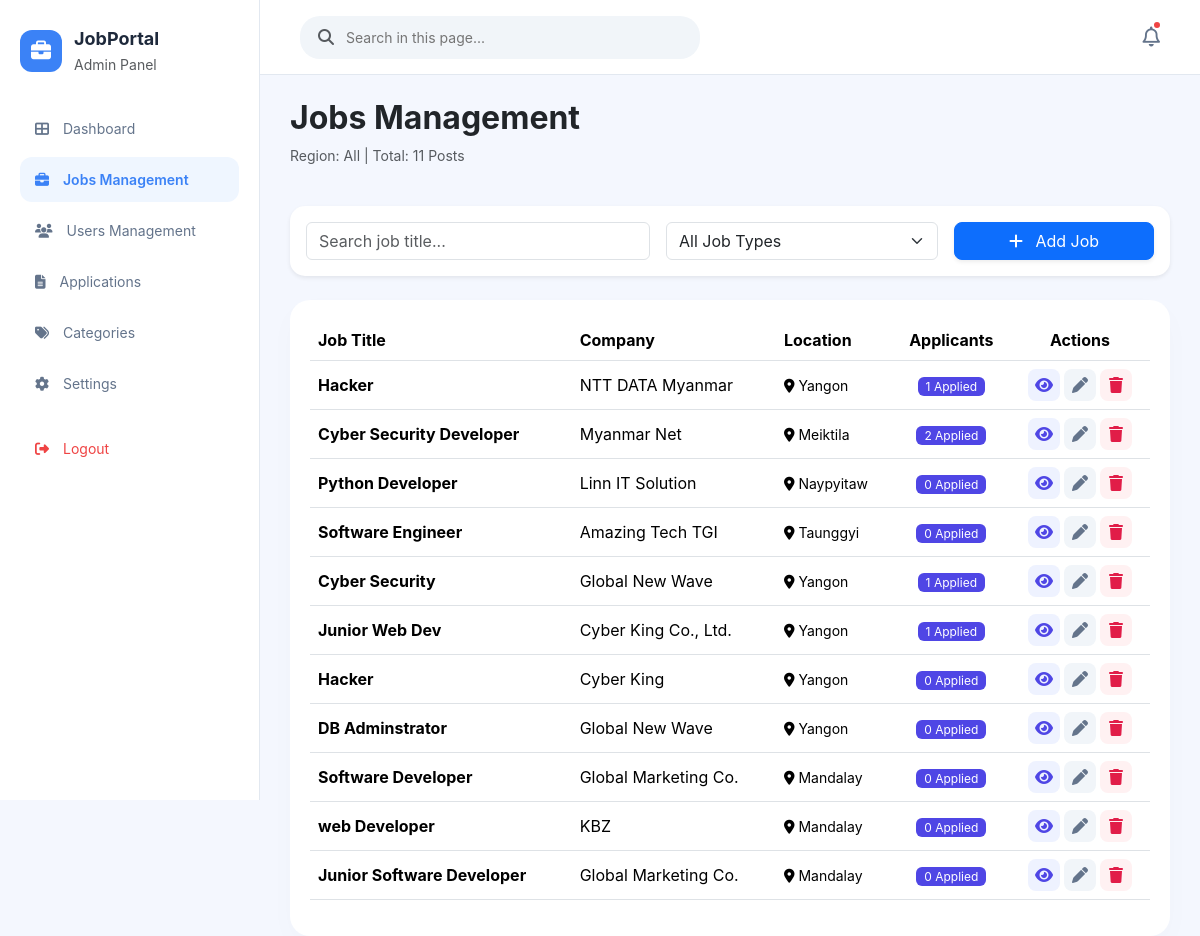
Screenshot of /admin/JOBMANAGEMENT/jobmanagement.php (signed in) with the database file from the repository.
### tables this page shows
CREATE TABLE `jobs` (
  `id` int(11) NOT NULL,
  `job_title` varchar(255) DEFAULT NULL,
  `company` varchar(255) DEFAULT NULL,
  `location` varchar(100) DEFAULT NULL,
  `type` enum('Full-time','Part-time','Internship') DEFAULT 'Full-time',
  `salary` varchar(255) DEFAULT NULL,
  `age` varchar(255) DEFAULT NULL,
  `status` enum('Approved','Pending','Rejected') DEFAULT 'Pending',
  `created_at` timestamp NOT NULL DEFAULT current_timestamp()
);

### admin/JOBMANAGEMENT/jobmanagement.php (the view, shortened to what this page needs)
<?php
include 'db.php';
$admin_township = $_SESSION['admin_township'];
$search = trim($_GET['search'] ?? '');
if ($admin_township == 'All') {
    $sql = "SELECT jobs.*, (SELECT COUNT(*) FROM applications WHERE applications.job_id = jobs.id) AS app_count FROM jobs WHERE 1=1";
} else {
    $sql = "SELECT jobs.*, (SELECT COUNT(*) FROM applications WHERE applications.job_id = jobs.id) AS app_count FROM jobs WHERE location = '$admin_township'";
}
$sql .= " ORDER BY id DESC";
$result = mysqli_query($conn, $sql);
?>
<!DOCTYPE html>
<html lang="en">
<head>
    <link href="https://cdn.jsdelivr.net/npm/bootstrap@5.3.2/dist/css/bootstrap.min.css" rel="stylesheet">
    <link href="https://cdnjs.cloudflare.com/ajax/libs/font-awesome/6.5.1/css/all.min.css" rel="stylesheet">
</head>
<body>
<?php include('nav.php'); ?>
<div class="container-fluid mt-4" style="padding: 0 30px;">
    <div class="d-flex justify-content-between align-items-center mb-4">
        <div>
            <h2 class="fw-bold text-dark">Jobs Management</h2>
            <p class="text-muted small">Region: <?= htmlspecialchars($admin_township) ?> | Total: <?= mysqli_num_rows($result) ?> Posts</p>
        </div>
        </div>
    <div class="card border-0 shadow-sm p-3 mb-4" style="border-radius: 15px;">
        <form method="get" class="row g-3">
            <div class="col-md-5">
                <input type="text" name="search" value="<?= htmlspecialchars($search) ?>" class="form-control" placeholder="Search job title...">
            </div>
            <div class="col-md-4">
                <select name="type" class="form-select" onchange="this.form.submit()">
                    <option value="">All Job Types</option>
                </select>
            </div>
            <div class="col-md-3">
                <a href="add_job.php" class="btn btn-primary w-100 shadow-sm" style="border-radius: 8px;">
                    <i class="fa fa-plus me-2"></i> Add Job
                </a>
            </div>
        </form>
    </div>
    <div class="table-container">
        <table class="table align-middle">
            <thead>
                <tr>
                    <th>Job Title</th>
                    <th>Company</th>
                    <th>Location</th>
                    <th class="text-center">Applicants</th>
                    <th class="text-center">Actions</th>
                </tr>
            </thead>
            <tbody>
                <?php if(mysqli_num_rows($result) > 0): while($row = mysqli_fetch_assoc($result)): ?>
                <tr>
                    <td class="fw-bold"><?= htmlspecialchars($row['job_title']) ?></td>
                    <td><?= htmlspecialchars($row['company']) ?></td>
                    <td><small><i class="fa fa-location-dot me-1"></i><?= htmlspecialchars($row['location']) ?></small></td>
                    <td class="text-center">
                        <span class="app-count-badge"><?= $row['app_count'] ?> Applied</span>
                    </td>
                    <td class="text-center">
                        <div class="d-flex justify-content-center gap-1">
                            <a href="view_job.php?id=<?= $row['id'] ?>" class="btn-action btn-view" title="View Detail"><i class="fa fa-eye"></i></a>
                            <a href="edit_job.php?id=<?= $row['id'] ?>" class="btn-action btn-edit" title="Edit Job"><i class="fa fa-pen"></i></a>
                            <a href="javascript:void(0)" onclick="deleteJob(<?= $row['id'] ?>)" class="btn-action btn-delete" title="Delete Job"><i class="fa fa-trash"></i></a>
                        </div>
                    </td>
                </tr>
                <?php endwhile; else: ?>
                    <tr><td colspan="5" class="text-center py-5">No jobs found.</td></tr>
                <?php endif; ?>
            </tbody>
        </table>
    </div>
</div>
</body>
</html>

### admin/JOBMANAGEMENT/jobmanagement.php (style rules this page uses)
body { background-color: #f4f7fe; font-family: 'Inter', sans-serif; }
.table-container { background: white; border-radius: 20px; padding: 20px; box-shadow: 0 10px 30px rgba(0,0,0,0.02); }
.btn-action { width: 32px; height: 32px; display: inline-flex; align-items: center; justify-content: center; border-radius: 8px; transition: 0.2s; text-decoration: none; }
.btn-view { background: #eef2ff; color: #4f46e5; }
.btn-edit { background: #f1f5f9; color: #64748b; }
.btn-delete { background: #fff1f2; color: #e11d48; }
.app-count-badge { background: #4f46e5; color: white; padding: 2px 8px; border-radius: 6px; font-size: 12px; }

### admin/JOBMANAGEMENT/nav.php (style rules this page uses)
body { margin: 0; font-family: 'Inter', sans-serif; background-color: #f4f7fe; }

### rows the page displays
jobs: job_title "Hacker", company "NTT DATA Myanmar", location "Yangon", app_count "1"
jobs: job_title "Cyber Security Developer", company "Myanmar Net", location "Meiktila", app_count "2"
jobs: job_title "Python Developer", company "Linn IT Solution", location "Naypyitaw", app_count "0"
jobs: job_title "Software Engineer", company "Amazing Tech TGI", location "Taunggyi", app_count "0"
jobs: job_title "Cyber Security", company "Global New Wave", location "Yangon", app_count "1"
jobs: job_title "Junior Web Dev", company "Cyber King Co., Ltd.", location "Yangon", app_count "1"
jobs: job_title "Hacker", company "Cyber King", location "Yangon", app_count "0"
jobs: job_title "DB Adminstrator", company "Global New Wave", location "Yangon", app_count "0"
jobs: job_title "Software Developer", company "Global Marketing Co.", location "Mandalay", app_count "0"
jobs: job_title "web Developer", company "KBZ", location "Mandalay", app_count "0"
jobs: job_title "Junior Software Developer", company "Global Marketing Co.", location "Mandalay", app_count "0"

### other values shown
$admin_township "All"
mysqli_num_rows($result) "11"
